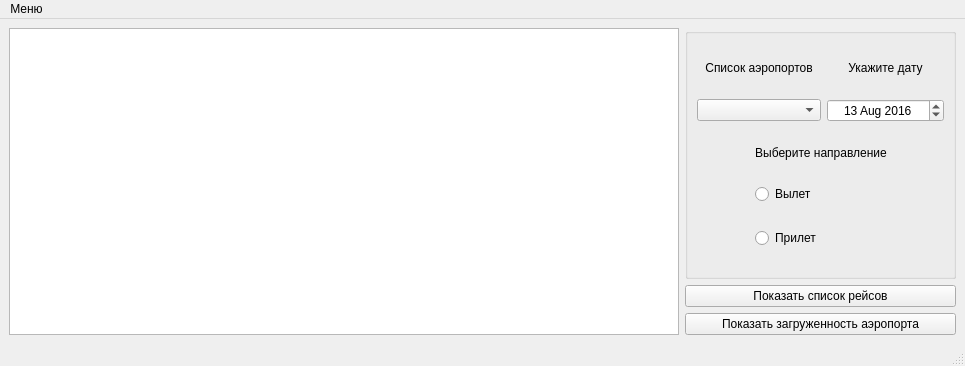
<?xml version="1.0" encoding="UTF-8"?>
<ui version="4.0">
 <class>MainWindow</class>
 <widget class="QMainWindow" name="MainWindow">
  <property name="geometry">
   <rect>
    <x>0</x>
    <y>0</y>
    <width>965</width>
    <height>366</height>
   </rect>
  </property>
  <property name="sizePolicy">
   <sizepolicy hsizetype="Preferred" vsizetype="Expanding">
    <horstretch>0</horstretch>
    <verstretch>0</verstretch>
   </sizepolicy>
  </property>
  <property name="minimumSize">
   <size>
    <width>965</width>
    <height>366</height>
   </size>
  </property>
  <property name="windowTitle">
   <string>MainWindow</string>
  </property>
  <widget class="QWidget" name="centralwidget">
   <layout class="QGridLayout" name="gridLayout_2">
    <item row="1" column="1">
     <widget class="QPushButton" name="pb_getFlights">
      <property name="sizePolicy">
       <sizepolicy hsizetype="Minimum" vsizetype="Maximum">
        <horstretch>0</horstretch>
        <verstretch>0</verstretch>
       </sizepolicy>
      </property>
      <property name="text">
       <string>Показать список рейсов</string>
      </property>
     </widget>
    </item>
    <item row="0" column="0" rowspan="3">
     <widget class="QTableView" name="tv_result"/>
    </item>
    <item row="2" column="1">
     <widget class="QPushButton" name="pb_getWorkload">
      <property name="sizePolicy">
       <sizepolicy hsizetype="Minimum" vsizetype="Maximum">
        <horstretch>0</horstretch>
        <verstretch>0</verstretch>
       </sizepolicy>
      </property>
      <property name="text">
       <string>Показать загруженность аэропорта</string>
      </property>
     </widget>
    </item>
    <item row="0" column="1">
     <widget class="QGroupBox" name="groupBox_2">
      <property name="minimumSize">
       <size>
        <width>271</width>
        <height>81</height>
       </size>
      </property>
      <property name="title">
       <string/>
      </property>
      <property name="alignment">
       <set>Qt::AlignCenter</set>
      </property>
      <layout class="QGridLayout" name="gridLayout">
       <item row="1" column="0" colspan="2">
        <widget class="QComboBox" name="cb_airports">
         <item>
          <property name="text">
           <string/>
          </property>
         </item>
        </widget>
       </item>
       <item row="0" column="0" colspan="2">
        <widget class="QLabel" name="lb_airportsList">
         <property name="sizePolicy">
          <sizepolicy hsizetype="Preferred" vsizetype="Maximum">
           <horstretch>0</horstretch>
           <verstretch>0</verstretch>
          </sizepolicy>
         </property>
         <property name="tabletTracking">
          <bool>false</bool>
         </property>
         <property name="acceptDrops">
          <bool>false</bool>
         </property>
         <property name="frameShape">
          <enum>QFrame::NoFrame</enum>
         </property>
         <property name="frameShadow">
          <enum>QFrame::Raised</enum>
         </property>
         <property name="text">
          <string>Список аэропортов</string>
         </property>
         <property name="alignment">
          <set>Qt::AlignCenter</set>
         </property>
        </widget>
       </item>
       <item row="1" column="2" colspan="2">
        <widget class="QDateEdit" name="dateEdit">
         <property name="alignment">
          <set>Qt::AlignCenter</set>
         </property>
         <property name="dateTime">
          <datetime>
           <hour>21</hour>
           <minute>0</minute>
           <second>0</second>
           <year>2016</year>
           <month>8</month>
           <day>13</day>
          </datetime>
         </property>
        </widget>
       </item>
       <item row="2" column="0" rowspan="3">
        <spacer name="verticalSpacer">
         <property name="orientation">
          <enum>Qt::Vertical</enum>
         </property>
         <property name="sizeHint" stdset="0">
          <size>
           <width>20</width>
           <height>89</height>
          </size>
         </property>
        </spacer>
       </item>
       <item row="2" column="3" rowspan="3">
        <spacer name="verticalSpacer_2">
         <property name="orientation">
          <enum>Qt::Vertical</enum>
         </property>
         <property name="sizeHint" stdset="0">
          <size>
           <width>20</width>
           <height>89</height>
          </size>
         </property>
        </spacer>
       </item>
       <item row="0" column="2" colspan="2">
        <widget class="QLabel" name="lb_setDate">
         <property name="sizePolicy">
          <sizepolicy hsizetype="Preferred" vsizetype="Maximum">
           <horstretch>0</horstretch>
           <verstretch>0</verstretch>
          </sizepolicy>
         </property>
         <property name="tabletTracking">
          <bool>false</bool>
         </property>
         <property name="acceptDrops">
          <bool>false</bool>
         </property>
         <property name="frameShape">
          <enum>QFrame::NoFrame</enum>
         </property>
         <property name="frameShadow">
          <enum>QFrame::Raised</enum>
         </property>
         <property name="text">
          <string>Укажите дату</string>
         </property>
         <property name="alignment">
          <set>Qt::AlignCenter</set>
         </property>
        </widget>
       </item>
       <item row="2" column="1" colspan="2">
        <widget class="QLabel" name="lb_selectDirection">
         <property name="sizePolicy">
          <sizepolicy hsizetype="Preferred" vsizetype="Maximum">
           <horstretch>0</horstretch>
           <verstretch>0</verstretch>
          </sizepolicy>
         </property>
         <property name="tabletTracking">
          <bool>false</bool>
         </property>
         <property name="acceptDrops">
          <bool>false</bool>
         </property>
         <property name="frameShape">
          <enum>QFrame::NoFrame</enum>
         </property>
         <property name="frameShadow">
          <enum>QFrame::Raised</enum>
         </property>
         <property name="text">
          <string>Выберите направление</string>
         </property>
         <property name="alignment">
          <set>Qt::AlignCenter</set>
         </property>
        </widget>
       </item>
       <item row="3" column="1">
        <widget class="QRadioButton" name="rb_departure">
         <property name="text">
          <string>Вылет</string>
         </property>
        </widget>
       </item>
       <item row="4" column="1">
        <widget class="QRadioButton" name="rb_arrival">
         <property name="text">
          <string>Прилет</string>
         </property>
        </widget>
       </item>
      </layout>
     </widget>
    </item>
   </layout>
  </widget>
  <widget class="QMenuBar" name="menubar">
   <property name="geometry">
    <rect>
     <x>0</x>
     <y>0</y>
     <width>965</width>
     <height>26</height>
    </rect>
   </property>
   <widget class="QMenu" name="menumenu">
    <property name="title">
     <string>Меню</string>
    </property>
    <addaction name="separator"/>
    <addaction name="exit"/>
   </widget>
   <addaction name="menumenu"/>
  </widget>
  <widget class="QStatusBar" name="statusbar"/>
  <action name="act_connect">
   <property name="text">
    <string>Подключиться</string>
   </property>
  </action>
  <action name="exit">
   <property name="text">
    <string>Выход</string>
   </property>
  </action>
  <action name="actionenithing">
   <property name="text">
    <string>enithing</string>
   </property>
  </action>
 </widget>
 <resources/>
 <connections>
  <connection>
   <sender>exit</sender>
   <signal>triggered()</signal>
   <receiver>MainWindow</receiver>
   <slot>close()</slot>
   <hints>
    <hint type="sourcelabel">
     <x>-1</x>
     <y>-1</y>
    </hint>
    <hint type="destinationlabel">
     <x>482</x>
     <y>182</y>
    </hint>
   </hints>
  </connection>
 </connections>
</ui>
